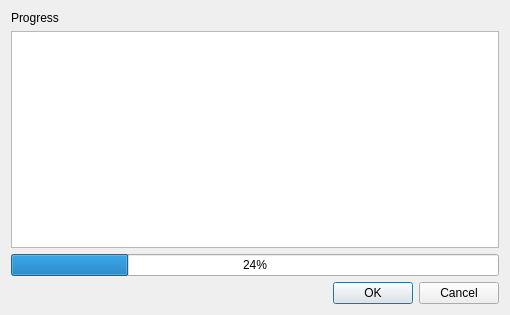
<?xml version="1.0" encoding="UTF-8"?>
<ui version="4.0">
 <class>Dialog</class>
 <widget class="QDialog" name="Dialog">
  <property name="geometry">
   <rect>
    <x>0</x>
    <y>0</y>
    <width>510</width>
    <height>315</height>
   </rect>
  </property>
  <property name="windowTitle">
   <string>Dialog</string>
  </property>
  <layout class="QVBoxLayout" name="verticalLayout_2">
   <item>
    <layout class="QVBoxLayout" name="verticalLayout">
     <item>
      <widget class="QLabel" name="lbl_progress">
       <property name="text">
        <string>Progress</string>
       </property>
      </widget>
     </item>
     <item>
      <widget class="QListView" name="list_view_progress"/>
     </item>
     <item>
      <widget class="QProgressBar" name="prog_bar">
       <property name="value">
        <number>24</number>
       </property>
      </widget>
     </item>
    </layout>
   </item>
   <item>
    <layout class="QHBoxLayout" name="horizontalLayout">
     <item>
      <spacer name="horizontalSpacer">
       <property name="orientation">
        <enum>Qt::Horizontal</enum>
       </property>
       <property name="sizeHint" stdset="0">
        <size>
         <width>40</width>
         <height>20</height>
        </size>
       </property>
      </spacer>
     </item>
     <item>
      <widget class="QPushButton" name="btn_ok">
       <property name="text">
        <string>OK</string>
       </property>
      </widget>
     </item>
     <item>
      <widget class="QPushButton" name="btn_cancel">
       <property name="text">
        <string>Cancel</string>
       </property>
      </widget>
     </item>
    </layout>
   </item>
  </layout>
 </widget>
 <resources/>
 <connections/>
</ui>
